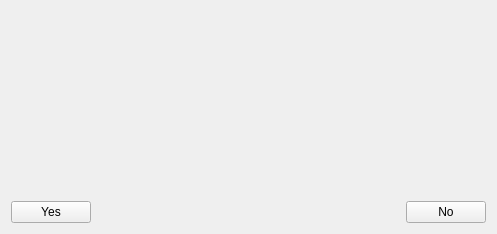
<?xml version="1.0" encoding="UTF-8"?>
<ui version="4.0">
 <class>MainMenu::CDlgConfirmationBase</class>
 <widget class="QWidget" name="MainMenu::CDlgConfirmationBase">
  <property name="geometry">
   <rect>
    <x>0</x>
    <y>0</y>
    <width>497</width>
    <height>234</height>
   </rect>
  </property>
  <property name="windowTitle">
   <string>Form</string>
  </property>
  <layout class="QVBoxLayout" name="verticalLayout">
   <item>
    <layout class="QVBoxLayout" name="layoutContent"/>
   </item>
   <item>
    <spacer name="verticalSpacer">
     <property name="orientation">
      <enum>Qt::Vertical</enum>
     </property>
     <property name="sizeHint" stdset="0">
      <size>
       <width>20</width>
       <height>40</height>
      </size>
     </property>
    </spacer>
   </item>
   <item>
    <layout class="QHBoxLayout" name="horizontalLayout">
     <item>
      <widget class="QPushButton" name="pushYes">
       <property name="text">
        <string>Yes</string>
       </property>
      </widget>
     </item>
     <item>
      <spacer name="horizontalSpacer">
       <property name="orientation">
        <enum>Qt::Horizontal</enum>
       </property>
       <property name="sizeHint" stdset="0">
        <size>
         <width>40</width>
         <height>20</height>
        </size>
       </property>
      </spacer>
     </item>
     <item>
      <widget class="QPushButton" name="pushNo">
       <property name="text">
        <string>No</string>
       </property>
      </widget>
     </item>
    </layout>
   </item>
  </layout>
 </widget>
 <resources/>
 <connections/>
</ui>
